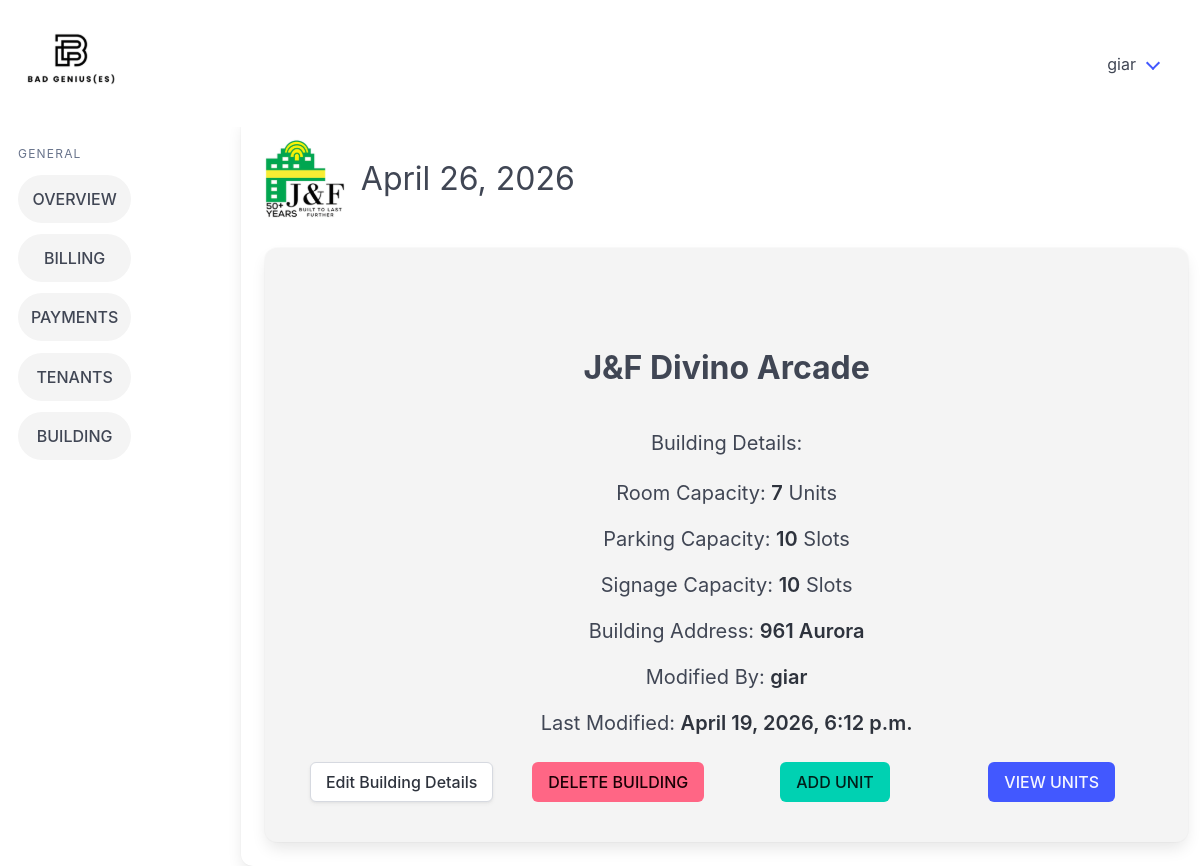
Before: /building_details/1/ (signed in) with the older database file.
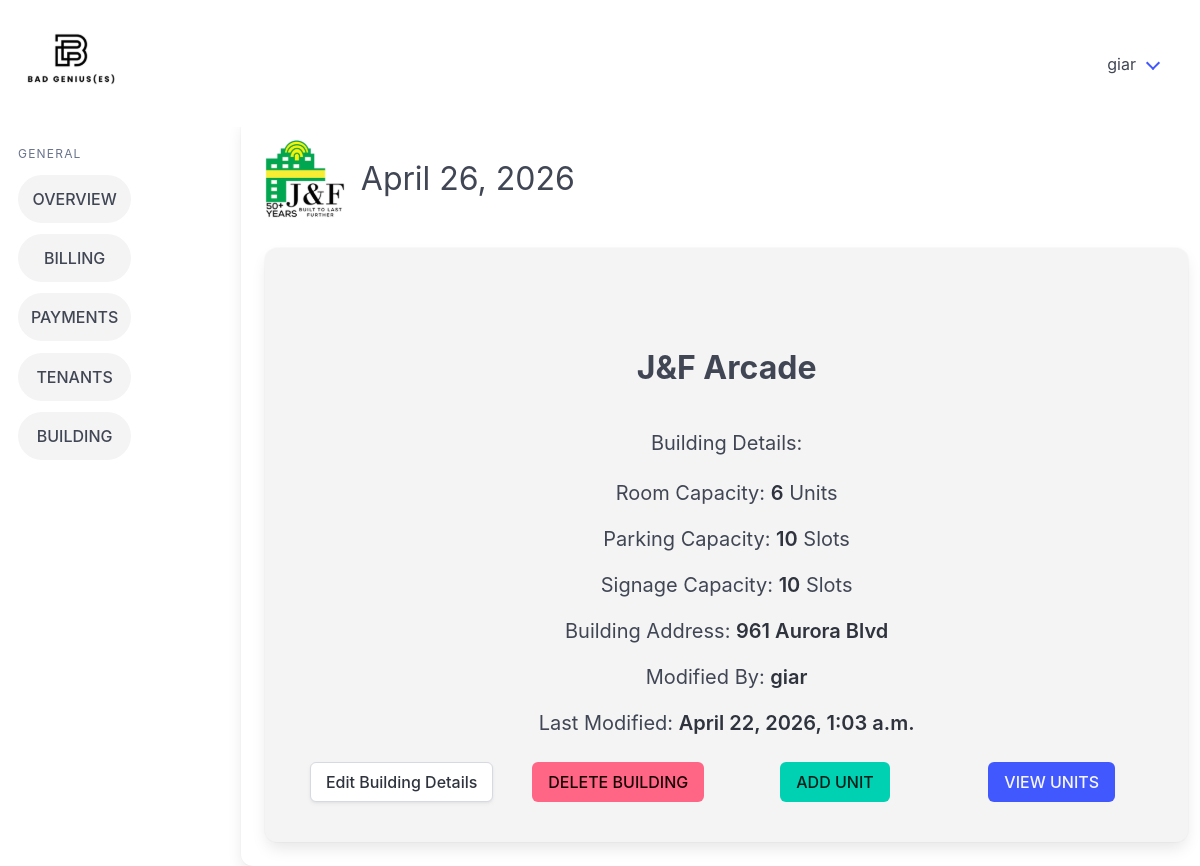
After: the same page with the newer database file.
### billingApp/models.py (models this page shows, shortened)
class Building(models.Model):
    buildingName = models.CharField(max_length=26, unique=True)
    signageCapacity = models.IntegerField(default=0)
    parkingCapacity = models.IntegerField(default=0)
    buildingAddress = models.CharField(max_length=50)
    modified_by = models.ForeignKey("Account", on_delete=models.SET_NULL, null=True, blank=True, related_name="+")
    modified_at = models.DateTimeField(auto_now=True, null=True, blank=True)
    objects = models.Manager

class Account(models.Model):
    firstName = models.CharField(max_length=30)
    lastName = models.CharField(max_length=30)
    username = models.CharField(max_length=20)
    password = models.CharField(max_length=20)
    objects = models.Manager()
    def __str__(self):
        return self.username

### billingApp/views.py (the view)
# urls.py: path('building_details/<int:pk>/', views.building_details, name='building_details'),
@login_required
def building_details(request, pk):
    building = get_object_or_404(Building, pk=pk)
    building.unit_count = Units.objects.filter(building_id=building.pk).count()
    date_today = get_date_today()
    return render(request, 'billingApp/building_details.html', {'b':building, 'date_today': date_today})

### billingApp/views.py (called while the page is built)
def get_date_today():
    from datetime import datetime
    return datetime.now().strftime("%B %d, %Y")

### billingApp/templates/billingApp/building_details.html
{% extends 'billingApp/base.html' %} {% load static %} {% block content %}
</div>
<div class="card card2">
    <div class="card-content has-text-centered">
        <h1 class="is-size-3 has-text-weight-bold p-5 mt-6">{{ b.buildingName }}</h1>
        <p class="is-size-5 has-text-weight-normal p-3">Building Details:</p>
        <p class="is-size-5 p-2">Room Capacity: <strong>{{ b.unit_count }}</strong> Units</p>
        <p class="is-size-5 p-2">Parking Capacity: <strong>{{ b.parkingCapacity }}</strong> Slots</p>
        <p class="is-size-5 p-2">Signage Capacity: <strong>{{ b.signageCapacity }}</strong> Slots</p>
        <p class="is-size-5 p-2">Building Address: <strong>{{ b.buildingAddress }}</strong></p>
        <p class="is-size-5 p-2">Modified By: <strong>{{ b.modified_by }}</strong></p>
        <p class="is-size-5 p-2">Last Modified: <strong>{{ b.modified_at }}</strong></p>
        <div class="columns is-justify-content-center p-4">
            <div class="column is-3">
                <a href="" class="button">Edit Building Details</a>
            </div>
            <div class="column is-3">
                <a href="{% url 'delete_building' pk=b.pk %}" class="button is-danger">DELETE BUILDING</a>
            </div>
            <div class="column is-3">
                <a href="{% url 'add_unit' pk=b.pk %}" class="button is-primary">ADD UNIT</a>
            </div>
            <div class="column is-3">
                <a href="{% url 'view_units' pk=b.pk %}" class="button is-link">VIEW UNITS</a>
            </div>
        </div>
    </div>
</div>
{% endblock %}

Changed rows visible on the page:
changed Building "giar": buildingName "J&F Divino Arcade" → "J&F Arcade"; unit_count "7" → "6"; buildingAddress "961 Aurora" → "961 Aurora Blvd"; modified_at "April 19, 2026, 6:12 p.m." → "April 22, 2026, 1:03 a.m."
